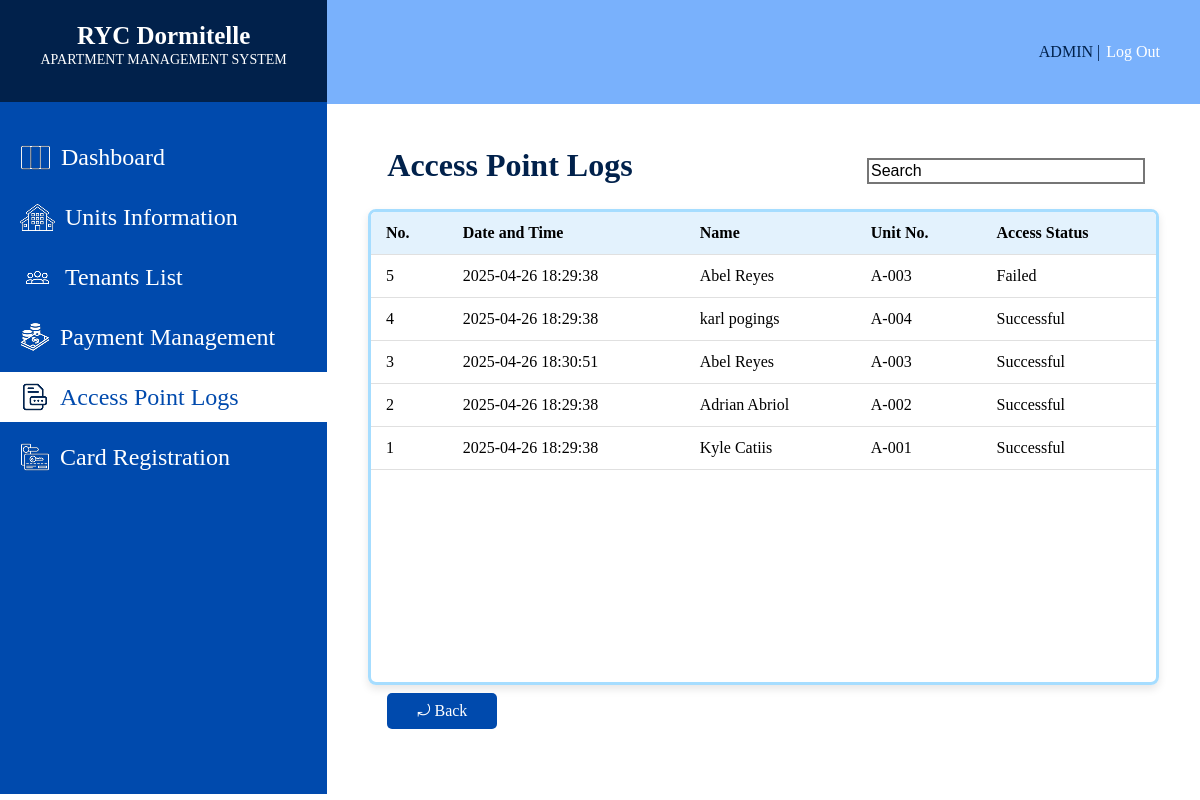
The page /ACCESSPOINTLOGS.php on the database its author committed.
### tables this page shows
CREATE TABLE `access_logs` (
  `access_ID` varchar(10) NOT NULL,
  `tenant_ID` varchar(12) NOT NULL,
  `card_no` varchar(10) NOT NULL,
  `date_and_time` timestamp NOT NULL DEFAULT current_timestamp() ON UPDATE current_timestamp(),
  `access_status` varchar(15) NOT NULL
);

CREATE TABLE `tenants` (
  `tenant_ID` varchar(12) NOT NULL,
  `tenant_name` varchar(15) NOT NULL,
  `contact_number` varchar(13) NOT NULL,
  `email` varchar(30) NOT NULL,
  `emergency_contact_name` varchar(25) NOT NULL,
  `emergency_contact_num` varchar(13) NOT NULL,
  `tenant_image` varchar(255) NOT NULL
);

CREATE TABLE `tenant_unit` (
  `tenant_ID` varchar(12) NOT NULL,
  `unit_no` varchar(10) NOT NULL,
  `lease_start_date` date NOT NULL,
  `lease_end_date` date NOT NULL,
  `occupant_count` smallint(2) NOT NULL,
  `deposit` mediumint(6) NOT NULL,
  `balance` mediumint(6) NOT NULL,
  `lease_payment_due` varchar(30) NOT NULL,
  `lease_status` varchar(10) NOT NULL
);

### ACCESSPOINTLOGS.php (the view, shortened to what this page needs)
<?php
require_once 'db_connect.php';
$sql = "SELECT access_logs.access_ID, tenants.tenant_name, tenant_unit.unit_no, access_logs.date_and_time, access_logs.access_status
        FROM access_logs
        LEFT JOIN tenants ON tenants.tenant_ID = access_logs.tenant_ID
        INNER JOIN tenant_unit ON tenant_unit.tenant_ID = tenants.tenant_ID
        ORDER BY access_logs.access_ID DESC";
$result = $conn->query($sql);
?>
<!DOCTYPE html>
<html lang="en">
<head>
</head>
<body>
    <div class="sideBar">
        <div class="systemTitle">
            <h1>RYC Dormitelle</h1>
            <p>APARTMENT MANAGEMENT SYSTEM</p>
        </div>
        <div class="sidebarContent">
            <div class="card">
                <a href="DASHBOARD.php" class="changeicon">
                    <img src="sidebarIcons/DashboardIconWht.png" alt="Dashboard Icon" class="DsidebarIcon" style="margin-right: 10px;">
                    Dashboard
                </a>
            </div>
            <div class="card">
                <a href="UNITSINFORMATION.php">
                    <img src="sidebarIcons/UnitsInfoIconWht.png" alt="Units Information Icon" class="UIsidebarIcon" style="margin-right: 10px;">
                    Units Information</a>
            </div>
            <div class="card">
                <a href="TENANTSLIST.php">
                    <img src="sidebarIcons/TenantsInfoIconWht.png" alt="Tenants Information Icon" class="THsidebarIcon" style="margin-right: 10px;">
                    Tenants List</a>
            </div>
            <div class="card">
                <a href="PAYMENTMANAGEMENT.php">
                    <img src="sidebarIcons/PaymentManagementIconWht.png" alt="Payment Management Icon" class="PMsidebarIcon" style="margin-right: 10px;">
                    Payment Management</a>
            </div>
            <div class="card">
                <a href="ACCESSPOINTLOGS.php" style="background-color: #FFFF; color: #004AAD;">
                    <img src="sidebarIcons/AccesspointIcon.png" alt="Access Point Logs Icon" class="APLsidebarIcon" style="margin-right: 10px;">
                    Access Point Logs</a>
            </div>
            <div class="card">
                <a href="CARDREGISTRATION.php">
                    <img src="sidebarIcons/CardregisterIconWht.png" alt="Card Registration Icon" class="CGsidebarIcon" style="margin-right: 10px;">
                    Card Registration</a>
            </div>
        </div>
    </div>
        <div class="mainBody">
            <div class="header">
                <div class="headerContent">
                    <a href="ADMINPROFILE.php" class="adminTitle">ADMIN</a>
                    <p class="adminLogoutspace">&nbsp;|&nbsp;</p>
                    <a href="ADMINLOGIN.php" class="logOutbtn">Log Out</a>
                </div>
            </div>
            <div class="mainContent">
            <div class="tenantHistoryHead">
                <h4>Access Point Logs</h4>
                <input type="text" id="searchInput" placeholder="Search" class="searbar">
            </div>
                <div class="table-container">
                    <div class="table-scroll">
                        <table>
                            <thead>
                                <tr>
                                    <th>No.</th>
                                    <th>Date and Time</th>
                                    <th>Name</th>
                                    <th>Unit No.</th>
                                    <th>Access Status</th>
                                </tr>
                            </thead>
                            <tbody>
                                <?php
                                if ($result->num_rows > 0) {
                                    while($row = $result->fetch_assoc()) {
                                        echo "<tr>";
                                        echo "<td>" . htmlspecialchars($row['access_ID']) . "</td>";
                                        echo "<td>" . htmlspecialchars($row['date_and_time']) . "</td>";
                                        echo "<td>" . htmlspecialchars($row['tenant_name']) . "</td>";
                                        echo "<td>" . htmlspecialchars($row['unit_no']) . "</td>";
                                        echo "<td>" . htmlspecialchars($row['access_status']) . "</td>";
                                        echo "</tr>";
                                    }
                                } else {
                                    echo "<tr><td colspan='5'>No records found</td></tr>";
                                }
                                ?>
                            </tbody>
                        </table>
                    </div>
                  </div>
                  <div class="footbtnContainer">
                    <a href="DASHBOARD.php" class="backbtn">&#10558; Back</a>
                </div>
            </div>
        </div>
</body>
</html>

### ACCESSPOINTLOGS.php (style rules this page uses)
body { display: flex; margin: 0; background-color: #FFFF; }
.sideBar { width: 450px; height: 100%; background-color: #01214B; }
.systemTitle { text-align: center; height: 10vh; padding-bottom: 5.3px; }
.systemTitle h1 { font-size: 25px; font-family: Inria Serif; align-items: center; position: relative; top: 5px; color: #FFFF; }
.systemTitle p { font-size: 14px; font-family: Inria Serif; position: relative; bottom: 10px; color: #FFFF; }
.sidebarContent { padding-top: 20px; height: 84vh; background-color: #004AAD; display: block; }
.card { width: 100%; height: 50px; display: flex; margin: 10px 0px 10px; align-items: center; justify-content: center; }
.card a { margin: auto 0px auto 0px; font-size: 24px; padding-left: 20px; font-weight: 500; display: flex; text-decoration: none; align-items: center; color: #01214B; height: 100%; width: 100%; background-color: #004AAD; color: white; }
.mainBody { width: 100vw; height: 100%; background-color: white; }
.header { height: 13vh; width: 100%; background-color: #79B1FC; display: flex; justify-content: end; align-items: center; }
.headerContent { margin-right: 40px; display: flex; justify-content: center; align-items: center; }
.adminTitle { font-size: 16px; color: #01214B; position: relative; text-decoration: none; }
.adminLogoutspace { font-size: 16px; color: #01214B; position: relative; text-decoration: none; }
.logOutbtn { font-size: 16px; color: #FFFF; position: relative; margin-left: 2px; text-decoration: none; }
.mainContent { height: 100%; width: 100%; margin: 0px auto; background-color: #FFFF; }
.tenantHistoryHead { display: flex; justify-content: space-between; width: 100%; align-items: center; }
.tenantHistoryHead h4 { color: #01214B; font-size: 32px; margin-left: 60px; height: 20px; align-items: center; }
.searbar { height: 20px; width: 270px; margin-right: 55px; border-style: solid; font-size: 16px; position: relative; top: 14px; }
::placeholder { color: #000000; opacity: 1; }
.table-container { max-width: 90%; margin: 0 auto; border: 3px solid #A6DDFF; border-radius: 8px; height: 470px; overflow: hidden; box-shadow: 0 4px 8px rgba(0,0,0,0.1); }
.table-scroll { max-height: 500px; overflow-y: auto; scrollbar-width: none; }
table { width: 100%; border-collapse: collapse; border-color: #A6DDFF; background-color: white; }
th, td { padding: 12px 15px; text-align: left; border-bottom: 1px solid #e0e0e0; }
th { background-color: #e3f2fd; font-weight: bold; position: sticky; top: 0; z-index: 1; }
.footbtnContainer { width: 90%; height: 20px; margin-left: 60px; display: flex; position: relative; top: 38px; justify-content: space-between; align-items: center; }
.backbtn { height: 36px; width: 110px; position: relative; display: flex; align-items: center; justify-content: center; bottom: 22px; background-color: #004AAD; color: #FFFFFF; text-decoration: none; border-radius: 5px; }

### rows shown on the page
access_logs: access_ID "5", date_and_time "2025-04-26 18:29:38", tenant_ID.tenant_name "Abel Reyes", tenant_unit.unit_no "A-003", access_status "Failed"
access_logs: access_ID "4", date_and_time "2025-04-26 18:29:38", tenant_ID.tenant_name "karl pogings", tenant_unit.unit_no "A-004", access_status "Successful"
access_logs: access_ID "3", date_and_time "2025-04-26 18:30:51", tenant_ID.tenant_name "Abel Reyes", tenant_unit.unit_no "A-003", access_status "Successful"
access_logs: access_ID "2", date_and_time "2025-04-26 18:29:38", tenant_ID.tenant_name "Adrian Abriol", tenant_unit.unit_no "A-002", access_status "Successful"
access_logs: access_ID "1", date_and_time "2025-04-26 18:29:38", tenant_ID.tenant_name "Kyle Catiis", tenant_unit.unit_no "A-001", access_status "Successful"
